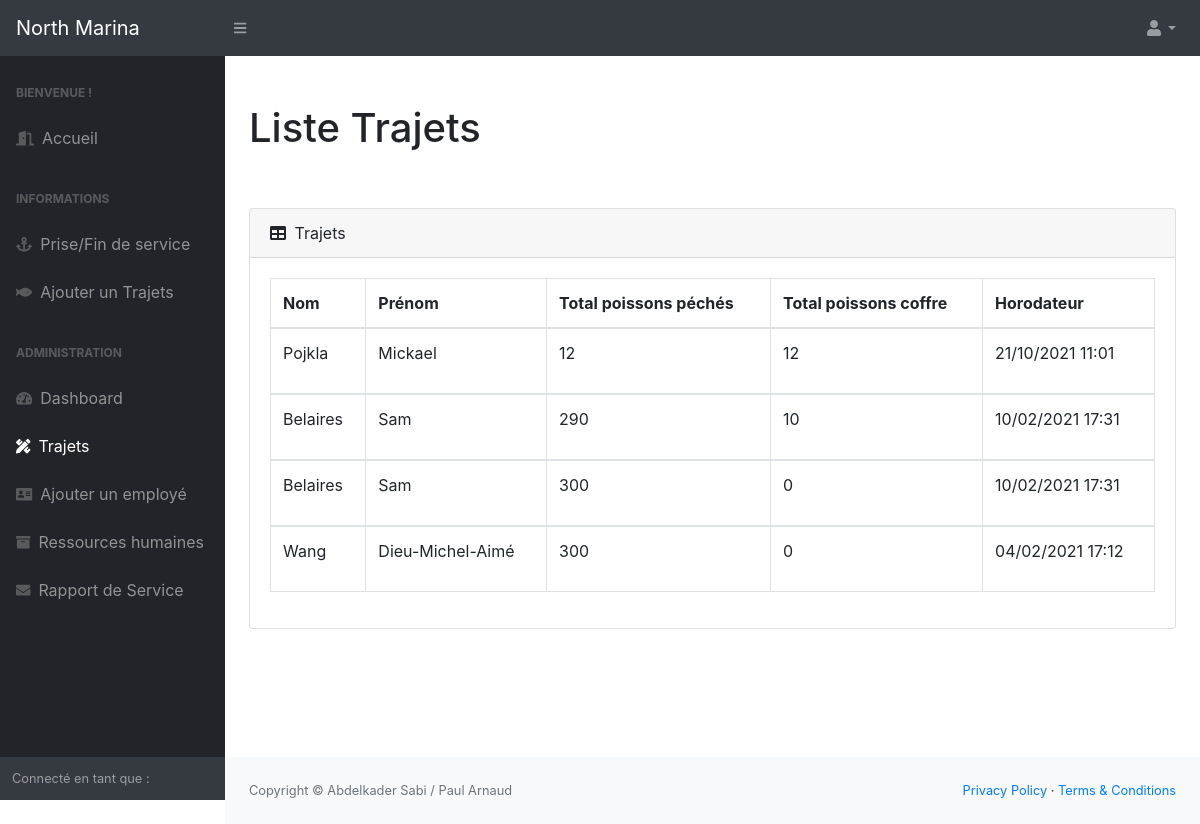
/run.php, run on the app's committed database.
### tables this page shows
CREATE TABLE IF NOT EXISTS `peche` (
  `id` int(11) NOT NULL AUTO_INCREMENT,
  `id_client` int(11) NOT NULL,
  `poisson_peche` int(11) NOT NULL,
  `poisson_coffre` int(11) DEFAULT NULL,
  `date2` date NOT NULL,
  `heure` time NOT NULL,
  PRIMARY KEY (`id`),
  KEY `id_client` (`id_client`)
);

CREATE TABLE IF NOT EXISTS `employes` (
  `id` int(11) NOT NULL AUTO_INCREMENT,
  `nom` varchar(30) NOT NULL,
  `prenom` varchar(30) NOT NULL,
  `date_recrutement` date NOT NULL,
  `id_fonction` int(11) NOT NULL,
  `commentaire` varchar(255) DEFAULT NULL,
  `avertissements` varchar(30) DEFAULT NULL,
  `tel` varchar(10) NOT NULL,
  `moniteur` varchar(6) NOT NULL,
  `plongee` varchar(6) NOT NULL,
  `formateur` varchar(30) NOT NULL,
  `service` int(11) NOT NULL DEFAULT '0',
  PRIMARY KEY (`id`),
  KEY `id_fonction` (`id_fonction`)
);

### run.php (the view, shortened to what this page needs)
<?php include 'contents/header.php';
    include 'contents/menu.php';?>
            <div id="layoutSidenav_content">
                <main>
                    <div class="container-fluid">
                        <h1 class="mt-4">Liste Trajets</h1>
                        <br></br>
                        <div class="card mb-4">
                            <div class="card-header">
                                <i class="fas fa-table mr-1"></i>
                                Trajets
                            </div>
                            <?php
                            $pdo = DB::getInstance()->getPDO();
                            $sql = 'SELECT nom, prenom, poisson_peche, poisson_coffre, DATE_FORMAT(date2,"%d/%m/%Y"),
                            DATE_FORMAT(heure,"%i:%s")
                            FROM peche
                            INNER JOIN employes ON employes.id = peche.id_client';
                            ?>
                            <div class="card-body">
                                <div class="table-responsive">
                                    <table class="table table-bordered" id="dataTable" width="100%" cellspacing="0">
                                        <thead>
                                            <tr>
                                                <th>Nom</th>
                                                <th>Prénom</th>
                                                <th>Total poissons péchés</th>
                                                <th>Total poissons coffre</th>
                                                <th>Horodateur</th>
                                            </tr>
                                        </thead>
                                        <?php foreach($pdo->query($sql) as $row){?>
                                        <tbody>
                                            <tr>
                                                <td><?php echo $row['nom']."</p>";?></td>
                                                <td><?php echo $row['prenom']."</p>";?></td>
                                                <td><?php echo $row['poisson_peche']."</p>";?></td>
                                                <td><?php echo $row['poisson_coffre']."</p>";?></td>
                                                <td><?php echo $row['DATE_FORMAT(date2,"%d/%m/%Y")']." ";
                                                echo $row['DATE_FORMAT(heure,"%i:%s")']."<p>";}?></td>
                                            </tr>
                                        </tbody>
                                    </table>
                                </div>
                            </div>
                        </div>
                    </div>
                </main>
<?php include 'contents/footer.php';?>

### data on the page
peche: employes.nom "Pojkla", employes.prenom "Mickael", poisson_peche "12", poisson_coffre "12", DATE_FORMAT "21/10/2021", DATE_FORMAT "11:01"
peche: employes.nom "Belaires", employes.prenom "Sam", poisson_peche "290", poisson_coffre "10", DATE_FORMAT "10/02/2021", DATE_FORMAT "17:31"
peche: employes.nom "Belaires", employes.prenom "Sam", poisson_peche "300", poisson_coffre "0", DATE_FORMAT "10/02/2021", DATE_FORMAT "17:31"
peche: employes.nom "Wang", employes.prenom "Dieu-Michel-Aimé", poisson_peche "300", poisson_coffre "0", DATE_FORMAT "04/02/2021", DATE_FORMAT "17:12"
